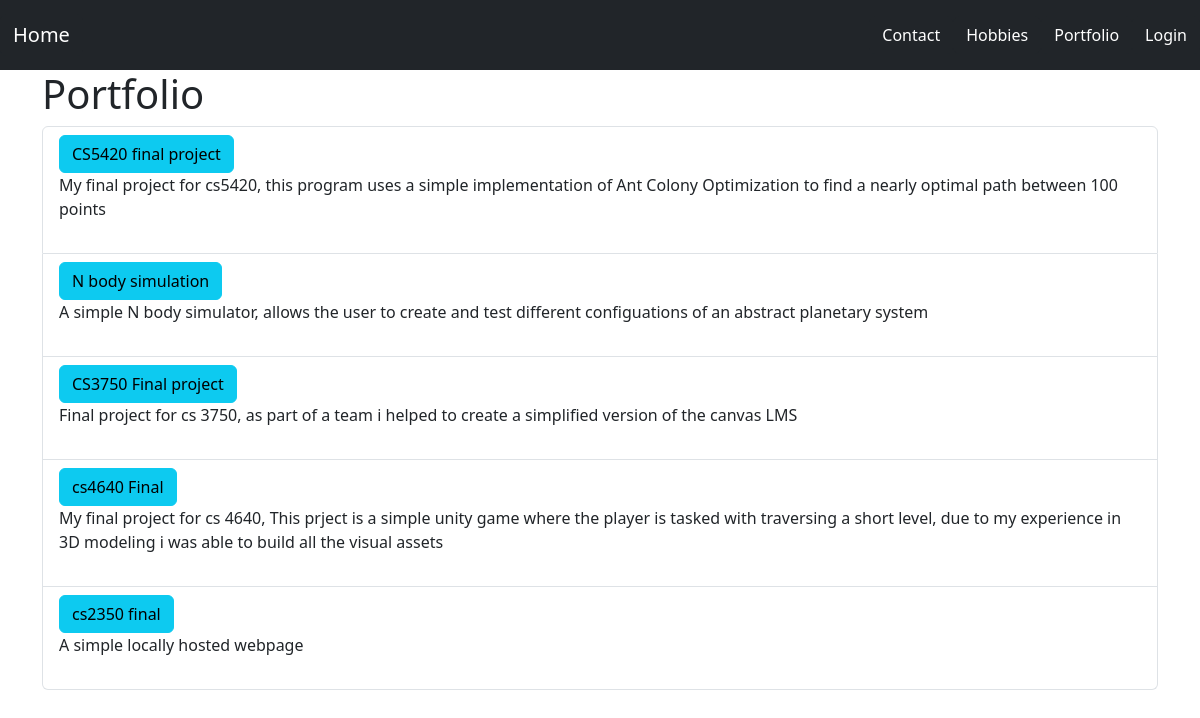
The page /aboutMe/portfolio/ on the database as committed earlier.
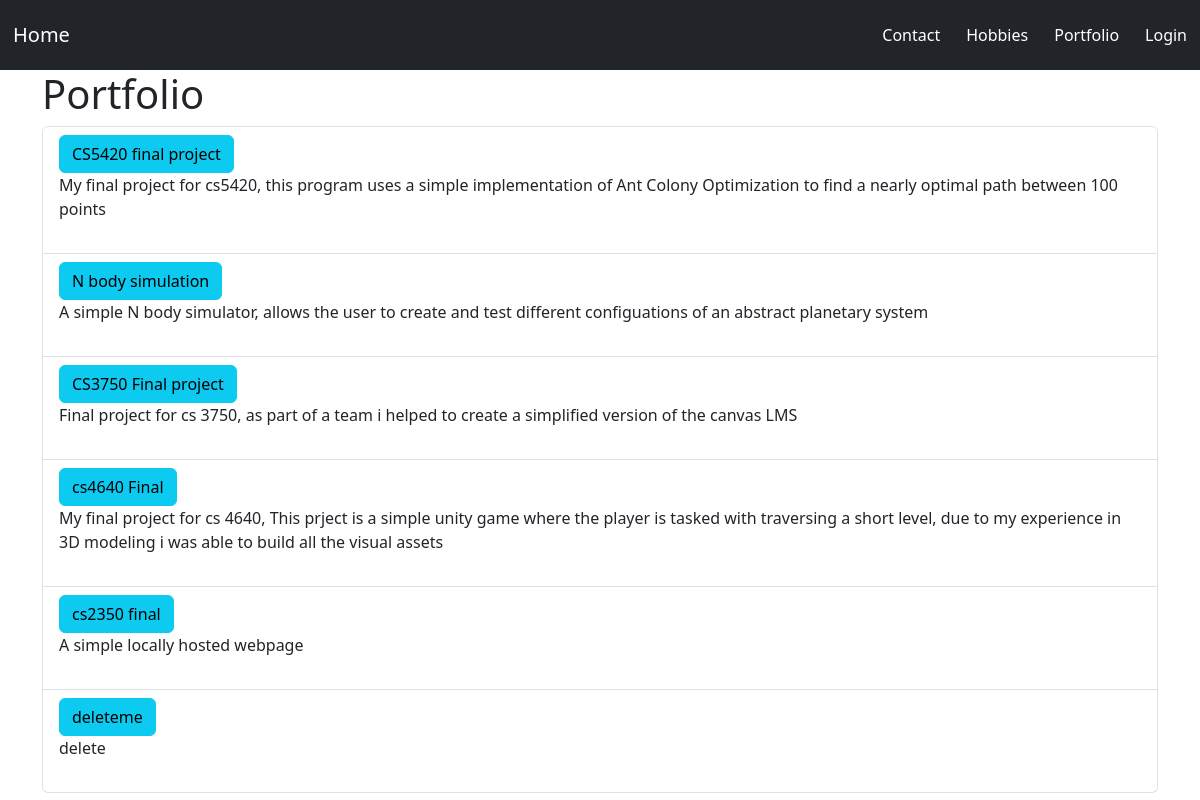
The same page on the database as committed later.
### aboutMe/models.py (models this page shows, shortened)
class Portfolio(models.Model):
    name = models.CharField(max_length=200)
    desc = models.CharField(max_length=200)
    img = models.CharField(max_length=500, default="https://steamuserimages-a.akamaihd.net/ugc/106232967022720363/48DED32DECDB08B6A6377E2AC750277BCF2330A0/")

### aboutMe/views.py (the view)
# urls.py: path("portfolio/", views.portfolio, name="portfolio"),
def portfolio(request):
    item_list = Portfolio.objects.all()
    context = {"item_list":item_list,}
    return render(request, "PortfolioDatabase/portfolio.html",context)

### aboutMe/templates/PortfolioDatabase/portfolio.html (shortened to what this page needs)
{% extends "PortfolioDatabase/navbar.html" %}
    {% block body %}
    <div class="container">
        <h1>Portfolio</h1>
        <ul class="list-group">
            {% for item in item_list %}
            <li class="list-group-item">
                <div>
                    <a href="{% url 'portfolioDetails' item.id %}" class="btn btn-info">{{ item.name }}</a>
                    <br />
                    {{ item.desc }}
                </div>
                <br />
            </li>
            {% endfor %}
        </ul>
    </div>
    {% endblock %}

Rows that differ between the two databases and show on the page:
added Portfolio: name "deleteme", desc "delete"
